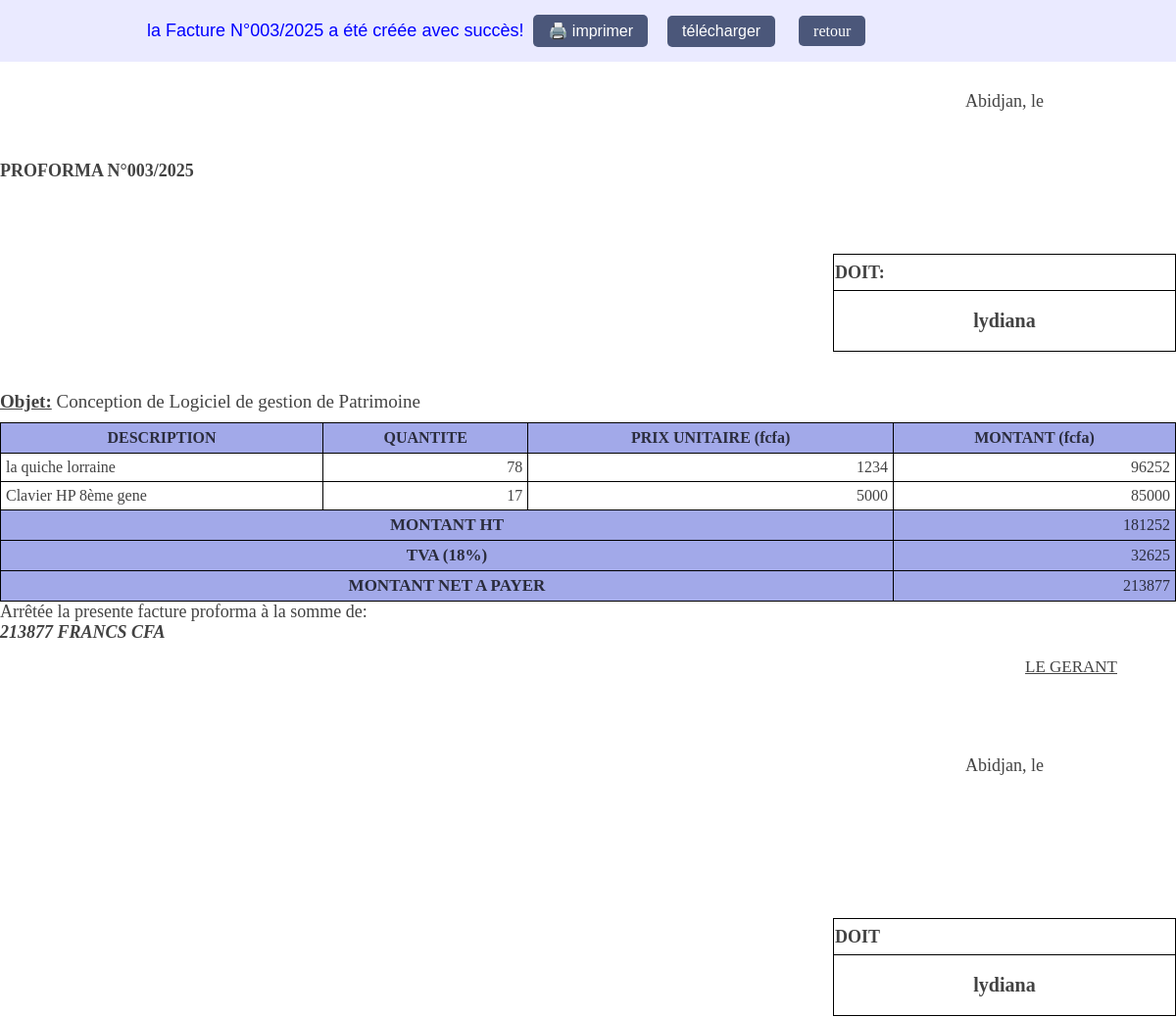
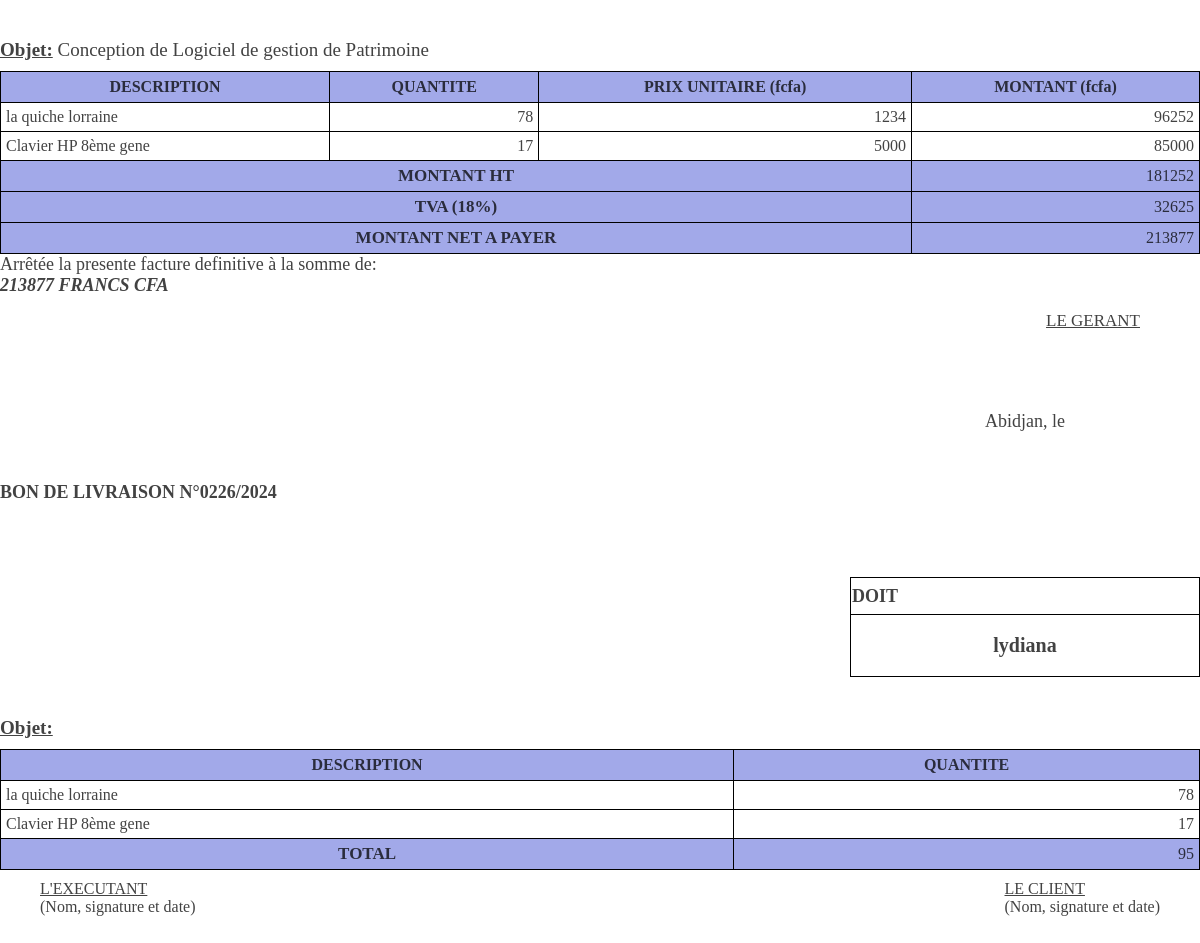
The page /dohi/nouvelle_facture/imprimer_facture/2/ (signed in) on the database its author committed (2 pictures, top to bottom).
### gestion_factures/models.py (models this page shows, shortened)
class Proforma(models.Model):
    boncommande = models.ForeignKey(BonCommande, on_delete=models.CASCADE, related_name='proformas')
    client = models.ForeignKey(Client, on_delete=models.CASCADE)
    numero_proforma = models.CharField(max_length=150, blank=False, null=False)
    objet = models.CharField(max_length=255 ,blank=False, null=False)
    status = models.BooleanField(default=False, blank=True)
    save_by = models.ForeignKey(User, on_delete=models.PROTECT, related_name='user_clients')
    date_proforma = models.DateTimeField(auto_now_add=True)
    class Meta:
        ordering = ['-date_proforma']
    def montant_ht(self):
        return sum(i.montant_proforma() for i in self.details_proforma.all())
    def montant_tva(self):
        return int((self.montant_ht() * 18) / 100)
    def montant_ttc(self):
        return self.montant_ht() + self.montant_tva()
    montant_ht.short_description = 'HT'
    montant_tva.short_description = 'TVA'
    montant_ttc.short_description = 'TTC'

class Client(models.Model):
    nom = models.CharField(max_length=255, blank=False, null=False)
    contact = models.CharField(max_length=255, blank=True, null=True)
    adresse = models.CharField(max_length=225, blank=True, null=True)
    save_by = models.ForeignKey(User, on_delete=models.PROTECT, related_name='cliens')
    date_client = models.DateTimeField(auto_now_add=True)
    def __str__(self):
        return self.nom
    class Meta:
        ordering = ['-date_client']

class DetailsProforma(models.Model):
    proforma = models.ForeignKey(Proforma, on_delete=models.CASCADE, related_name='details_proforma')
    nom_produit = models.CharField(max_length=225, blank=False, null=False)
    qte_produit = models.IntegerField(blank=False, null=False)
    prix_produit = models.IntegerField(blank=False, null=False)
    def montant_proforma(self):
        return self.qte_produit * self.prix_produit
    montant_proforma.short_description = 'montant'

class BonLivraison(models.Model):
    Descrip = (
        ('bl', 'Bon de Livraison'),
        ('be', 'Bon d\'Exécution'),
    )
    numero_bl = models.CharField(max_length=150, blank=False, null=False, default='aucun')
    facture_def = models.ForeignKey(FactureDefinitive, on_delete=models.CASCADE, related_name='bons_livraison')
    client = models.ForeignKey(Client, on_delete=models.CASCADE)
    status = models.BooleanField(default=False, blank=True)
    objet = models.CharField(max_length=255, blank=False, null=False)
    save_by = models.ForeignKey(User, on_delete=models.PROTECT, related_name='user_bon_livraison')
    nom_bon = models.CharField(max_length=2, choices=Descrip, blank=True, null=True, default="bl")
    date_bl = models.DateTimeField(auto_now_add=True)
    class Meta:
        ordering = ['-date_bl']
    def total_qte (self):
        return sum(i.qte_produit for i in self.details_bons_livraison.all())
    total_qte.short_description = 'total_Quantite'

class DetailsBonLivraison(models.Model):
    bonlivraison = models.ForeignKey(BonLivraison, on_delete=models.CASCADE, related_name='details_bons_livraison')
    nom_produit = models.CharField(max_length=225, blank=False, null=False)
    qte_produit = models.IntegerField(blank=False, null=False)

### gestion_factures/views.py (the view)
# urls.py: path('<str:username>/nouvelle_facture/imprimer_facture/<int:id>/', imprim_facture, name='imprim_facture'),
@login_required(login_url='/')
@user_passes_test(is_user)
def imprim_facture (request, username, id, *args, **kwargs):
    user = User.objects.get(username=username)
    prof = Proforma.objects.get(id=id)
    list_produit = DetailsProforma.objects.filter(proforma=prof)
    fact_def =  FactureDefinitive.objects.get(proforma=prof)
    bon_liv = BonLivraison.objects.get(facture_def=fact_def)
    return render(request, 'imprim_facture.html', {
        'user': user,
        'proforma': prof,
        'facture_def': fact_def,
        'bon_livraison': bon_liv,
        'details_proforma': list_produit
    })

### gestion_factures/views.py (called while the page is built)
def is_user(user):
    return user.is_authenticated

### gestion_factures/templates/imprim_facture.html (shortened to what this page needs)
<!DOCTYPE html>
{% load static %}
<html lang="fr">
<head>
    <link href="{% static 'css/print.css' %}" rel="stylesheet">
</head>
<body id="page-top">
    <div class="card-header">
        <span class="text">la Facture N°{{ proforma.numero_proforma }} a été créée avec succès!</span><button onclick="imprimerSections1()" class="btn">🖨️ imprimer</button><button onclick="imprimerSections()" class="btn">télécharger</button> <a href="{% url 'liste_facture' user.username %}" class="btn">retour</a>
    </div>
    <section class="proforma" id="proforma1">
        <div class="date">Abidjan, le</div>
        <div class="num_pro">PROFORMA  N°{{ proforma.numero_proforma }}</div>
        <div class="nom_client">
            <table class="client_table">
                <tr>
                    <td>DOIT:</td>
                </tr>
                <tr>
                    <td colspan="3" class="nm_clt">{{ proforma.client }}</td>
                </tr>
            </table>
        </div>
        <div class="div_objet">
            <span class="objet">Objet:</span>
            {{ proforma.objet }}
        </div>
        <div class="tableau_pro">
            <table class="table_impression">
                <thead>
                    <tr>
                        <th>DESCRIPTION</th>
                        <th>QUANTITE</th>
                        <th>PRIX UNITAIRE (fcfa)</th>
                        <th>MONTANT (fcfa)</th>
                    </tr>
                </thead>
                <tbody>
                    {% for details in details_proforma %}
                        <tr>
                            <td class="separateur">{{ details.nom_produit }}</td>
                            <td class="separateur">{{ details.qte_produit }}</td>
                            <td class="separateur">{{ details.prix_produit }}</td>
                            <td class="separateur">{{ details.montant_proforma }}</td>
                        </tr>
                    {% endfor %}
                </tbody>
                <tfoot>
                    <tr>
                        <td colspan="3">
                            <h5>MONTANT HT</h5>
                        </td>
                        <td class="separateur">{{ proforma.montant_ht }}</td>
                    </tr>
                    <tr>
                        <td colspan="3"><h5>TVA (18%)</h5></td>
                        <td class="separateur">{{ proforma.montant_tva }}</td>
                    </tr>
                    <tr>
                        <td colspan="3"><h5>MONTANT NET A PAYER</h5></td>
                        <td class="separateur">{{ proforma.montant_ttc }}</td>
                    </tr>
                </tfoot>
            </table>
        </div>
        <div class="montant_arret">
            <p>
                Arrêtée la presente facture proforma à la somme de: <br>
                <h1 class="lettre">
                    {{ proforma.montant_ttc }} FRANCS CFA
                </h1>
            </p>
            <p>
                <span class="gerant">LE GERANT</span>
            </p>
        </div>
    </section>
    <section class="facture_definitive" id="facture_definitive1">
        <div class="date">Abidjan, le</div>
        <div class="num_pro"></div>
        <div class="nom_client">
            <table class="client_table">
                <tr>
                    <td>DOIT</td>
                </tr>
                <tr rowspan="3" class="nom">
                    <td>{{ proforma.client }}</td>
                </tr>
            </table>
        </div>
        <div class="div_objet">
            <span class="objet">Objet:</span>
            {{ proforma.objet }}
        </div>
        <div class="tableau_pro">
            <table class="table_impression">
                <thead>
                    <tr>
                        <th>DESCRIPTION</th>
                        <th>QUANTITE</th>
                        <th>PRIX UNITAIRE (fcfa)</th>
                        <th>MONTANT (fcfa)</th>
                    </tr>
                </thead>
                <tbody class="tablebody">
                    {% for details in details_proforma %}
                        <tr>
                            <td>{{ details.nom_produit }}</td>
                            <td class="separateur">{{ details.qte_produit }}</td>
                            <td class="separateur">{{ details.prix_produit }}</td>
                            <td class="separateur">{{ details.montant_proforma }}</td>
                        </tr>
                    {% endfor %}
                </tbody>
                <tfoot class="tablefoot">
                    <tr>
                        <td colspan="3">
                            <h5>MONTANT HT</h5>
                        </td>
                        <td class="separateur">{{ proforma.montant_ht }}</td>
                    </tr>
                    <tr>
                        <td colspan="3">
                            <h5>TVA (18%)</h5>
                        </td>
                        <td class="separateur">{{ proforma.montant_tva }}</td>
                    </tr>
                    <tr>
                        <td colspan="3">
                            <h5>MONTANT NET A PAYER</h5>
                        </td>
                        <td class="separateur">{{ proforma.montant_ttc }}</td>
                    </tr>
                </tfoot>
            </table>
        </div>
        <div class="montant_arret">
            <p>
                Arrêtée la presente facture definitive à la somme de:
                <h1 class="lettres">
                    {{ proforma.montant_ttc }} FRANCS CFA
                </h1>
            </p>
            <p>
                <span class="gerant">LE GERANT</span>
            </p>
        </div>
    </section>
    <section class="bon_livraison" id="bon_livraison1">
        <div class="date">Abidjan, le </div>
        <div class="num_pro">BON DE LIVRAISON  N°{{ bon_livraison.numero_bl }}</div>
        <div class="nom_client">
            <table class="client_table">
                <tr>
                    <td>DOIT</td>
                </tr>
                <tr rowspan="3">
                    <td>{{ bon_livraison.client }}</td>
                </tr>
            </table>
        </div>
        <div class="div_objet">
            <span class="objet">Objet:</span>
        </div>
        <div class="tableau_pro">
            <table class="table_impression">
                <thead>
                    <tr>
                        <th>DESCRIPTION</th>
                        <th>QUANTITE</th>
                    </tr>
                </thead>
                <tbody>
                    {% for details in details_proforma %}
                        <tr>
                            <td>{{ details.nom_produit }}</td>
                            <td class="separateur">{{ details.qte_produit }}</td>
                        </tr>
                    {% endfor %}
                </tbody>
                <tfoot>
                    <tr>
                        <td>
                            <h5>TOTAL</h5>
                        </td>
                        <td class="separateur">{{ bon_livraison.total_qte }}</td>
                    </tr>
                </tfoot>
            </table>
        </div>
        <div class="exe_clt">
            <p>
                <span class="executant">L'executant</span> <br>
                (Nom, signature et date)
            </p>
            <p>
                <span class="clt">LE CLIENT</span><br>
                (Nom, signature et date)
            </p>
        </div>
    </section>
</body>
</html>

### gestion_factures/static/css/print.css (style rules this page uses)
* { box-sizing: border-box; margin: 0; }
.proforma, .facture_definitive, .bon_livraison { min-width: 800px; margin-bottom: 80px; color: #000000bd; }
.card-header { background-color: #a19fff38; padding: 15px 150px; }
.card-header .text { color: blue; font-weight: 500; font-size: 18px; font-family: sans-serif; }
.date { text-align: end; padding-right: 135px; margin-top: 30px; margin-bottom: 50px; font-size: 18px; }
.num_pro { margin: 25px 0; text-transform: uppercase; font-weight: 600; font-size: 18px; height: 70px; }
.nom_client { display: flex; justify-content: end; }
.client_table { border-collapse: collapse; width: 350px; font-weight: 600; font-size: 17px; margin-bottom: 40px; min-height: 100px; }
.client_table tr { border: .4px solid #000; }
.client_table td { border: .4px solid #000; font-size: 18px; }
.client_table tr:last-child td { text-align: center; padding: 8px; min-height: 100px; max-height: 150px; font-size: 20px; }
.div_objet { font-size: 19px; margin-bottom: 10px; }
.objet { text-decoration: underline; text-transform: capitalize; font-size: 19px; font-weight: bold; }
.table_impression { border-collapse: collapse; width: 100%; }
.table_impression thead tr th { border: .4px solid #000; padding: 6px; background-color: #949ce6dc; }
.table_impression tbody tr td { border: .4px solid #000; padding: 5px; text-align: end; }
.table_impression tbody tr td:first-of-type { text-align: start; }
.table_impression td { border: .4px solid #000; }
.table_impression tfoot tr td { background-color: #949ce6dc; text-align: end; padding: 0 5px; }
.table_impression tfoot tr td:first-child h5 { margin: 5px; text-align: center; font-size: 17px; }
.montant_arret { padding-right: 60px; }
.montant_arret p { font-size: 18px; margin-bottom: 0; }
.lettre, .lettres { margin: 0; padding: 0; width: 650px; font-style: italic; text-transform: uppercase; font-size: 18px; }
.gerant { margin-top: 15px; display: block; text-align: end; text-decoration: underline; font-size: 17px; }
.exe_clt { display: flex; justify-content: space-between; margin-top: 10px; padding: 0 40px; }
.executant { text-decoration: underline; text-transform: uppercase; }
.clt { text-decoration: underline; text-transform: uppercase; }
.btn { background-color: #364468e0; color: white; border: none; padding: 7px 15px; cursor: pointer; border-radius: 5px; font-size: 1rem; margin: 0 10px; text-decoration: none; }

### rows shown on the page
Proforma: numero_proforma "003/2025", client "lydiana", objet "Conception de Logiciel de gestion de Patrimoine", montant_ht "181252", montant_tva "32625", montant_ttc "213877"
DetailsProforma: nom_produit "la quiche lorraine", qte_produit "78", prix_produit "1234", montant_proforma "96252"
DetailsProforma: nom_produit "Clavier HP 8ème gene", qte_produit "17", prix_produit "5000", montant_proforma "85000"
BonLivraison: numero_bl "0226/2024", client "lydiana", total_qte "95"
